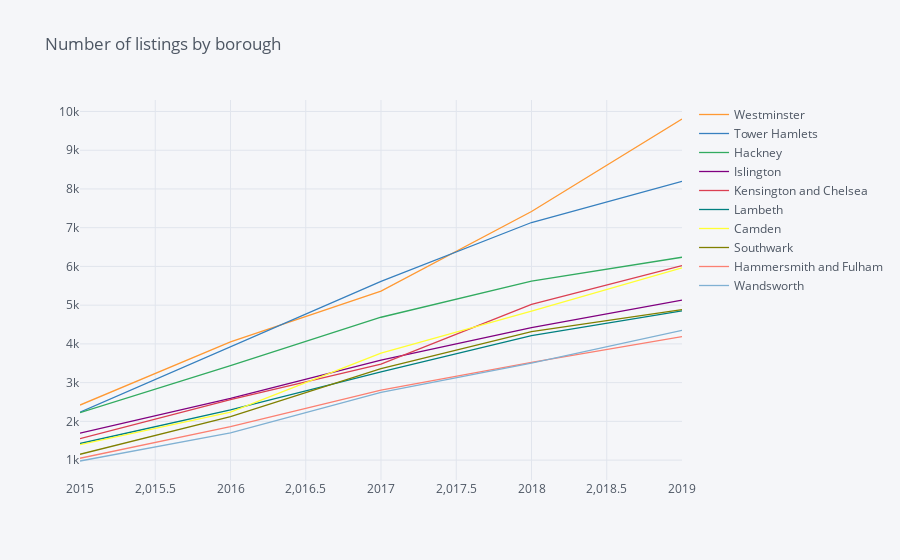

Write notebook code for a chart like this one.
### Code cell
dfs_10 = dfs.head(10)
print(dfs_10)
dfs_10.T.iplot(title='Number of listings by borough')
dfs.pct_change()

### Figure 1 — Plotly figure (JSON) as saved in the notebook; plotly's stock layout.template omitted (floating-point values rounded to 4 significant figures)
{"data": [{"line": {"color": "rgba(255, 153, 51, 1.0)", "dash": "solid", "shape": "linear", "width": 1.3}, "mode": "lines", "name": "Westminster", "text": "", "type": "scatter", "x": ["2015", "2016", "2017", "2018", "2019"], "y": [2421, 4053, 5361, 7419, 9806]}, {"line": {"color": "rgba(55, 128, 191, 1.0)", "dash": "solid", "shape": "linear", "width": 1.3}, "mode": "lines", "name": "Tower Hamlets", "text": "", "type": "scatter", "x": ["2015", "2016", "2017", "2018", "2019"], "y": [2237, 3916, 5613, 7134, 8194]}, {"line": {"color": "rgba(50, 171, 96, 1.0)", "dash": "solid", "shape": "linear", "width": 1.3}, "mode": "lines", "name": "Hackney", "text": "", "type": "scatter", "x": ["2015", "2016", "2017", "2018", "2019"], "y": [2225, 3440, 4688, 5618, 6237]}, {"line": {"color": "rgba(128, 0, 128, 1.0)", "dash": "solid", "shape": "linear", "width": 1.3}, "mode": "lines", "name": "Islington", "text": "", "type": "scatter", "x": ["2015", "2016", "2017", "2018", "2019"], "y": [1695, 2592, 3583, 4418, 5130]}, {"line": {"color": "rgba(219, 64, 82, 1.0)", "dash": "solid", "shape": "linear", "width": 1.3}, "mode": "lines", "name": "Kensington and Chelsea", "text": "", "type": "scatter", "x": ["2015", "2016", "2017", "2018", "2019"], "y": [1552, 2562, 3476, 5022, 6022]}, {"line": {"color": "rgba(0, 128, 128, 1.0)", "dash": "solid", "shape": "linear", "width": 1.3}, "mode": "lines", "name": "Lambeth", "text": "", "type": "scatter", "x": ["2015", "2016", "2017", "2018", "2019"], "y": [1428, 2299, 3276, 4216, 4853]}, {"line": {"color": "rgba(255, 255, 51, 1.0)", "dash": "solid", "shape": "linear", "width": 1.3}, "mode": "lines", "name": "Camden", "text": "", "type": "scatter", "x": ["2015", "2016", "2017", "2018", "2019"], "y": [1400, 2241, 3761, 4844, 5961]}, {"line": {"color": "rgba(128, 128, 0, 1.0)", "dash": "solid", "shape": "linear", "width": 1.3}, "mode": "lines", "name": "Southwark", "text": "", "type": "scatter", "x": ["2015", "2016", "2017", "2018", "2019"], "y": [1151, 2123, 3359, 4318, 4886]}, {"line": {"color": "rgba(251, 128, 114, 1.0)", "dash": "solid", "shape": "linear", "width": 1.3}, "mode": "lines", "name": "Hammersmith and Fulham", "text": "", "type": "scatter", "x": ["2015", "2016", "2017", "2018", "2019"], "y": [1048, 1862, 2806, 3525, 4190]}, {"line": {"color": "rgba(128, 177, 211, 1.0)", "dash": "solid", "shape": "linear", "width": 1.3}, "mode": "lines", "name": "Wandsworth", "text": "", "type": "scatter", "x": ["2015", "2016", "2017", "2018", "2019"], "y": [977, 1702, 2748, 3506, 4352]}], "layout": {"legend": {"bgcolor": "#F5F6F9", "font": {"color": "#4D5663"}}, "paper_bgcolor": "#F5F6F9", "plot_bgcolor": "#F5F6F9", "title": {"font": {"color": "#4D5663"}, "text": "Number of listings by borough"}, "xaxis": {"gridcolor": "#E1E5ED", "showgrid": true, "tickfont": {"color": "#4D5663"}, "title": {"font": {"color": "#4D5663"}, "text": ""}, "zerolinecolor": "#E1E5ED"}, "yaxis": {"gridcolor": "#E1E5ED", "showgrid": true, "tickfont": {"color": "#4D5663"}, "title": {"font": {"color": "#4D5663"}, "text": ""}, "zerolinecolor": "#E1E5ED"}}}
